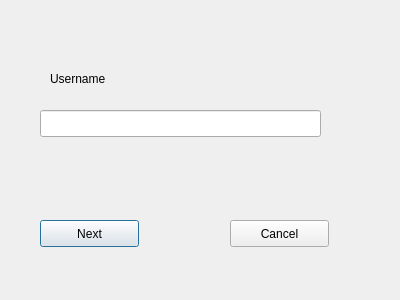
<?xml version="1.0" encoding="UTF-8"?>
<ui version="4.0">
 <class>Onlyusername</class>
 <widget class="QDialog" name="Onlyusername">
  <property name="geometry">
   <rect>
    <x>0</x>
    <y>0</y>
    <width>400</width>
    <height>300</height>
   </rect>
  </property>
  <property name="windowTitle">
   <string>Dialog</string>
  </property>
  <widget class="QPushButton" name="Next_push">
   <property name="geometry">
    <rect>
     <x>40</x>
     <y>220</y>
     <width>99</width>
     <height>27</height>
    </rect>
   </property>
   <property name="text">
    <string>Next</string>
   </property>
  </widget>
  <widget class="QPushButton" name="Cancel_push">
   <property name="geometry">
    <rect>
     <x>230</x>
     <y>220</y>
     <width>99</width>
     <height>27</height>
    </rect>
   </property>
   <property name="text">
    <string>Cancel</string>
   </property>
  </widget>
  <widget class="QLabel" name="username_label">
   <property name="geometry">
    <rect>
     <x>50</x>
     <y>70</y>
     <width>81</width>
     <height>17</height>
    </rect>
   </property>
   <property name="text">
    <string>Username</string>
   </property>
  </widget>
  <widget class="QLineEdit" name="username2_line">
   <property name="geometry">
    <rect>
     <x>40</x>
     <y>110</y>
     <width>281</width>
     <height>27</height>
    </rect>
   </property>
  </widget>
 </widget>
 <resources/>
 <connections/>
</ui>
